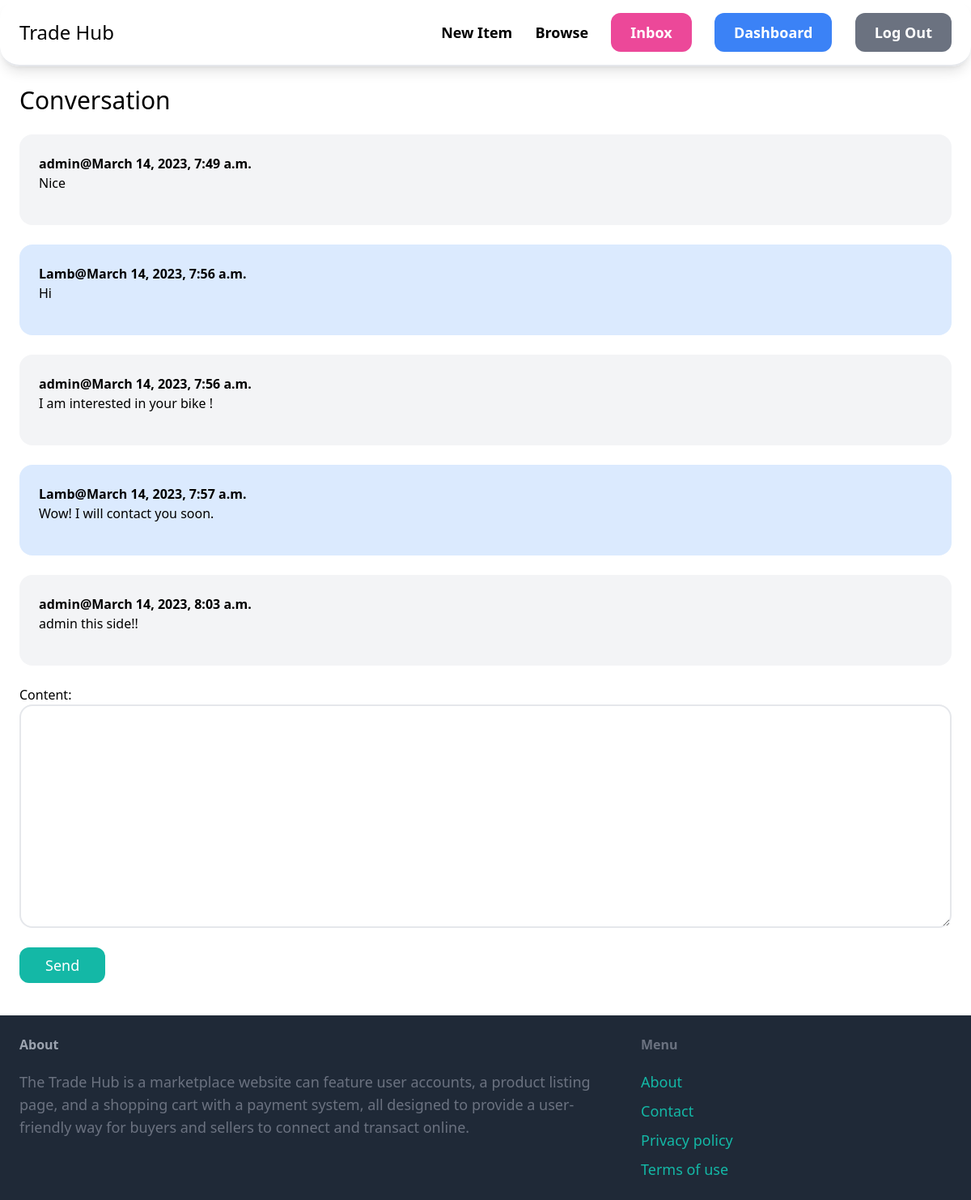
The app's page /inbox/5/ (signed in) with its own data.
### conversation/models.py (models this page shows)
class ConversationMessage(models.Model):
    conversation = models.ForeignKey(Conversation, related_name='messages', on_delete=models.CASCADE)
    content = models.TextField()
    created_at = models.DateTimeField(auto_now_add=True)
    created_by = models.ForeignKey(User, related_name='created_messages', on_delete=models.CASCADE)

### conversation/views.py (the view)
# urls.py: path('<int:pk>/', views.detail, name='detail'),
@login_required
def detail(request, pk):
    conversation = Conversation.objects.filter(members__in=[request.user.id], pk=pk).first()
    if request.method == 'POST':
        form = ConverstationMessageForm(request.POST)
        if form.is_valid():
            conversation_message = form.save(commit=False)
            conversation_message.conversation = conversation
            conversation_message.created_by = request.user
            conversation_message.save()
            return redirect('conversation:detail', pk=pk)
    else:
        form = ConverstationMessageForm()
    return render(request, 'conversation/detail.html', {
        'conversation':conversation,
        'form':form
    })

### conversation/forms.py
class ConverstationMessageForm(forms.ModelForm):
    class Meta:
        model = ConversationMessage
        fields = ('content',)
        widgets = {
            'content': forms.Textarea(attrs={
                'class': 'w-full py-4 px-6 rounded-2xl border-2'
            })
        }

### conversation/templates/conversation/detail.html (shortened to what this page needs)
{%extends 'core/base.html'%}
{%block content%}
<h1 class="mb-6 text-3xl">
    Conversation
</h1>
<div class="space-y-6">
    {%for message in conversation.messages.all %}
    <div class="p-6 flex {%if message.created_by == request.user%} bg-blue-100 {%else%} bg-gray-100 {%endif%} rounded-2xl">
        <div class="mb-4">
            <p><strong>{{message.created_by }}@{{message.created_at}}</strong></p>
            <p>{{message.content}}</p>
        </div>
    </div>
    {%endfor%}
</div>
<form action="." method="post" class="mt-6">
    {{form.as_p}}
    <button class="mt-6 py-2 px-8 text-lg bg-teal-500 hover:bg-teal-700 rounded-xl text-white transition duration-1000">
        Send
    </button>
</form>
{%endblock%}

### records on screen
ConversationMessage: created_by "admin", created_at "March 14, 2023, 7:49 a.m.", content "Nice"
ConversationMessage: created_by "Lamb", created_at "March 14, 2023, 7:56 a.m.", content "Hi"
ConversationMessage: created_by "admin", created_at "March 14, 2023, 7:56 a.m.", content "I am interested in your bike !"
ConversationMessage: created_by "Lamb", created_at "March 14, 2023, 7:57 a.m.", content "Wow! I will contact you soon."
ConversationMessage: created_by "admin", created_at "March 14, 2023, 8:03 a.m.", content "admin this side!!"
